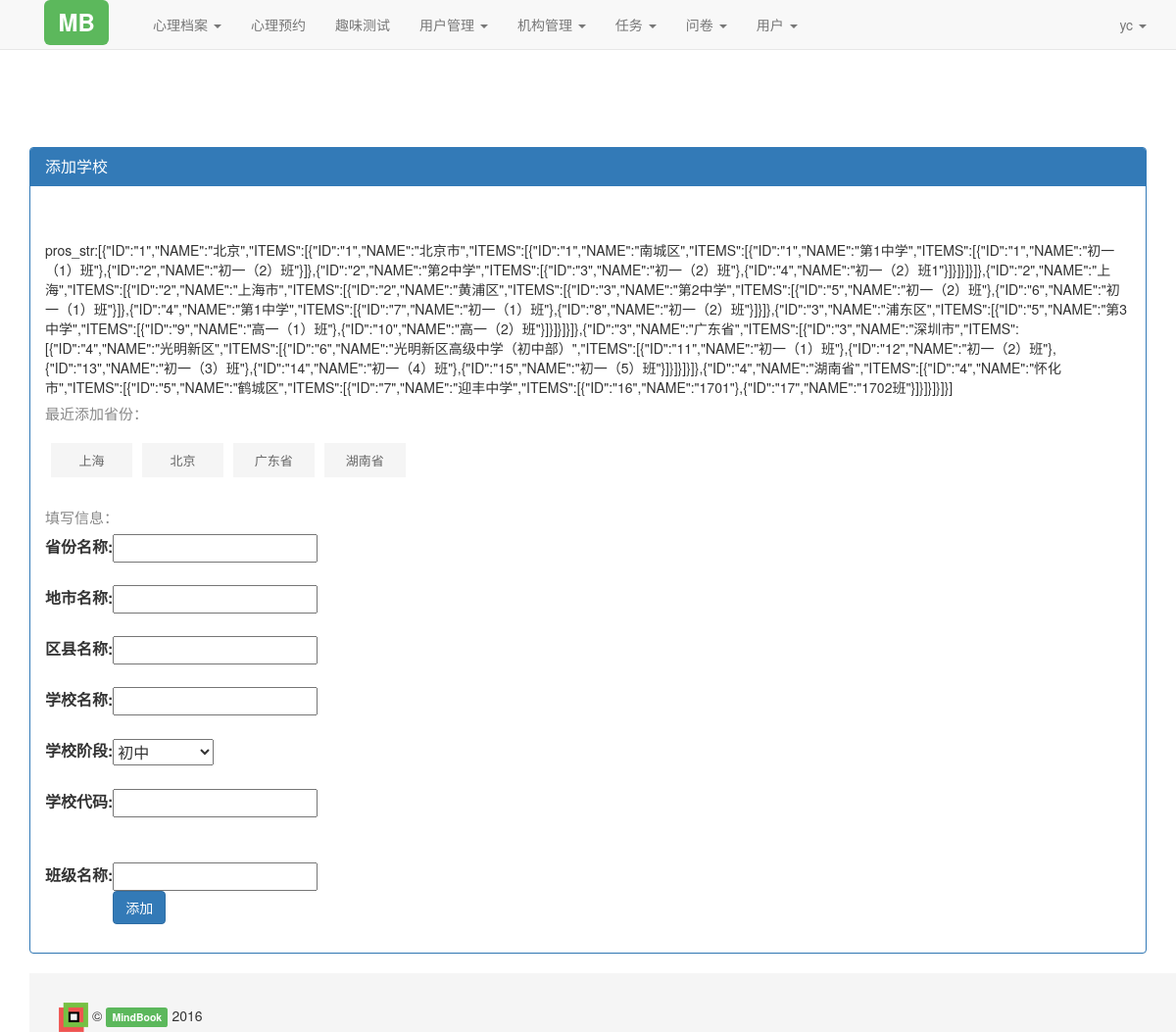
/account/add_school (signed in), run on the app's committed database.
### account/models.py (models this page shows, shortened)
class User(AbstractUser):
    SEX_CHOICES = {
        1: u'男',
        2: u'女',
    }
    ROLE_CHOICES = {
        1: u'学生',
        2: u'老师',
        3: u'班主任',
        4: u'年级主任',
        5: u'校领导',
        6: u'学校管理员',
        7: u'系统管理员',
    }
    location = models.CharField(u'所在地',max_length=30, blank=True)#所在地，省+地市+区县+乡镇或街道
    school = models.ForeignKey('School',verbose_name=u'学校',null=True, blank=True, related_name='school_user')#学校
    class_name = models.CharField(u'班级名称',max_length=30, blank=True)#班级名称
    inschool_date = models.DateField(u'入学年份',blank=True, null=True)#入学年份
    study_id = models.CharField(u'学号',max_length=128, blank=True, null=True)#学号
    role = models.SmallIntegerField(u'角色',default=1, choices=ROLE_CHOICES.items())#角色
    birthday = models.DateField(u'出生日期',null=True, blank=True)#出生日期
    gender = models.SmallIntegerField(u'性别',default=1, choices=SEX_CHOICES.items())#性别
    qq_number = models.CharField(u'QQ号码',max_length=128, blank=True, null=True)#QQ号码
    wechat_number = models.CharField(u'微信号码',max_length=128, blank=True, null=True)#微信号码
    phone_number = models.CharField(u'手机号码',max_length=128, blank=True, null=True)#手机号码
    bio = models.TextField(u'自我介绍',max_length=500, blank=True)#自我介绍
    person_sign = models.CharField(u'个性签名',max_length=128, blank=True, null=True)#个性签名
    picture = models.ImageField(u'头像',upload_to="image/", blank=True,null=True)#头像
    nick_name = models.CharField(u'昵称',max_length=128, blank=True, null=True)#昵称
    real_name = models.CharField(u'真实姓名',max_length=128, blank=True, null=True)#真实姓名
    login_times = models.SmallIntegerField(u'登录次数',blank=True, null=True)#登录次数
    already_toke = models.CharField(u'已经做过的测试',max_length=1280, blank=True, null=True)#已经做过的测试名称
    class Meta:
        permissions = (
            ('can_view_student', u'可以查看学生'),  #到对象级别则分为可以查看：单个学生（自己）、全班学生（自己所在班）、全年级学生、全校学生
            ('can_view_teacher', u'可以查看教师'),
            ('can_view_class', u'可以查看班主任'),
            ('can_view_admin', u'可以查看学校管理员'),
        )

class Province(models.Model):
    province_name = models.CharField(u'省份名称',max_length=30, blank=True)#省份名称
    creater = models.ForeignKey(User,verbose_name=u'创建者', null=True, blank=True, related_name='province_creater')#创建者
    create_time = models.DateTimeField(auto_now_add=True, editable=False, null=True)#创建时间
    update_time = models.DateTimeField(auto_now=True, editable=False, null=True)#更新时间
    class Meta:
        permissions = (
            ('can_view_all_province', u'查看所有省份'),
        )

### account/views.py (the view, shortened to what this page needs)
@permission_required('user.is_staff')
def add_school(request):
    provinces_recent = Province.objects.all().order_by('province_name','-create_time')
    citys_recent = City.objects.all().order_by('city_name','-create_time')[:10]
    districts_recent = District.objects.all().order_by('district_name','-create_time')[:10]
    schools_recent = School.objects.values("school_name").distinct() [:10]
    classes_recent = Class.objects.values("class_name").distinct() [:10]
    province_form = add_province_model_form()
    city_form = add_city_model_form()
    district_form = add_district_model_form()
    school_form = add_school_model_form()
    class_form = add_class_model_form()
    msg = ''
    pros_before = make_proStr()
    return render(request, 'account/add_school.html',{'msg': msg,'form1': province_form,'form2': city_form,'form3': district_form,'form4': school_form,'form5': class_form,
                    'province': provinces_recent,'city': citys_recent,'district': districts_recent,'school': schools_recent,'class': classes_recent,
                    'pros_str':pros_before,})

### account/forms.py
class add_province_model_form(forms.ModelForm):
    class Meta:
        model = Province
        fields = ('province_name',)

class add_city_model_form(forms.ModelForm):
    class Meta:
        model = City
        fields = ('city_name',)

### account/views.py (called while the page is built)
def make_proStr():
    items_str = '['
    for obj in Province.objects.all():
        id_str = str(obj.id)
        name_str = str(obj.province_name)
        items_str += '{"ID":"'+ id_str +'","NAME":"'+ name_str +'","ITEMS":[' + make_cityStr(str(obj.id)) + ']},'
    items_str = items_str[:-1]
    items_str = items_str + ']'
    return items_str

def make_cityStr(province_id):
    items_str = ''
    for obj in City.objects.filter(province_foreign_id=province_id):
        id_str = str(obj.id)
        name_str = str(obj.city_name)
        items_str += '{"ID":"'+ id_str +'","NAME":"'+ name_str +'","ITEMS":[' + make_disStr(str(obj.id)) + ']},'
    items_str = items_str[:-1]
    return items_str

def make_disStr(city_id):
    items_str = ''
    for obj in District.objects.filter(city_foreign_id=city_id):
        id_str = str(obj.id)
        name_str = str(obj.district_name)
        items_str += '{"ID":"'+ id_str +'","NAME":"'+ name_str +'","ITEMS":[' + make_schStr(str(obj.id)) + ']},'
    items_str = items_str[:-1]
    return items_str

def make_schStr(dis_id):
    items_str = ''
    for obj in School.objects.filter(district_foreign_id=dis_id):
        id_str = str(obj.id)
        name_str = str(obj.school_name)
        items_str += '{"ID":"'+ id_str +'","NAME":"'+ name_str +'","ITEMS":[' + make_claStr(str(obj.id)) + ']},'
    items_str = items_str[:-1]
    return items_str

def make_claStr(sch_id):
    items_str = ''
    for obj in Class.objects.filter(school_foreign_id=sch_id):
        id_str = str(obj.id)
        name_str = str(obj.class_name)
        items_str += '{"ID":"'+ id_str +'","NAME":"'+ name_str +'"},'
    items_str = items_str[:-1]
    return items_str

### account/templates/account/add_school.html (shortened to what this page needs)
{% extends 'base.html' %}
{% load staticfiles %}
{% block content %}
<div class="panel panel-primary">
    <div class="panel-heading">
        <h3 class="panel-title">添加学校</h3>
    </div>
    <div  class="panel-body" >
    </br>pros_str:{{ pros_str }}</br>
                <div   id="sheng" >
                {% if province.count %}
                    <span class="_title"> 最近添加省份： </span>
                    <ul class="_citys1" id="sheng_content">
                    {% for sheng in province %}
                        <li > {{ sheng.province_name }}</li>
                    {% endfor %}
                    </ul>
                {% else %}
                    <span class="_title">  当前还没有省份，请填写添加： </span>
                {% endif %}
                </div>
            <div  id="input_info">
                    <span class="_title"> 填写信息： </span>
        <form  class="form-horizontal" action="" method="post">
             <table class="">
            {% for field in form1 %}<tr><td>{{ field.label_tag }}</td> <td>{{ field }} </td><td>{{ field.errors }}</td></tr>{% endfor %}
                <tr><td> &nbsp &nbsp </td></tr>
            {% for field in form2 %}  <tr><td>{{ field.label_tag }}</td> <td>{{ field }} </td><td>{{ field.errors }}</td></tr>
            {% endfor %}
                <tr><td> &nbsp &nbsp </td></tr>
            {% for field in form3 %} <tr><td>{{ field.label_tag }}</td> <td>{{ field }} </td><td>{{ field.errors }}</td></tr>
            {% endfor %}
                <tr><td> &nbsp &nbsp </td></tr>
            {% for field in form4 %}
                <tr><td>{{ field.label_tag }}</td> <td>{{ field }} </td><td>{{ field.errors }}</td></tr>
                <tr><td> &nbsp &nbsp </td></tr>
            {% endfor %}
                <tr><td> &nbsp &nbsp </td></tr>
            {% for field in form5 %}
                <tr><td>{{ field.label_tag }}</td> <td>{{ field }} </td><td>{{ field.errors }}</td></tr>
            {% endfor %}
                <tr><td> &nbsp &nbsp </td><td> <input type="submit" class="btn btn-primary" value="添加"></input> </td></tr>
                </div>
    </div>
</div>
{% endblock %}

### templates/base.html (shortened to what this page needs)
﻿{% load staticfiles %}
<!DOCTYPE html>
<html lang="zh-CN">
  <head>
    <link href="{% static 'css/bootstrap.min.css' %}" rel="stylesheet">
    <link href="{% static 'css/loading.css' %}" rel="stylesheet">
    <link href="{% static 'css/offcanvas.css' %}" rel="stylesheet">
    <link href="{% static 'css/sticky-footer-navbar.css' %}" rel="stylesheet">
  </head>
  <body>
    <nav class="navbar navbar-default navbar-fixed-top">
      <div class="container">
        <div class="navbar-header">
          <a class="navbar-brand" href="/" ><span class="label label-success">MB</span></a>
        </div>
        <div id="navbar" class="navbar-collapse collapse">
        <ul class="nav navbar-nav">
                    <li class="dropdown">
                      <a href="/#" class="dropdown-toggle" data-toggle="dropdown" role="button" aria-haspopup="true" aria-expanded="false">心理档案 <span class="caret"></span></a>
                    </li>
                        <li><a href="{% url 'home' %}">心理预约</a></li>
                        <li><a href="{% url 'home' %}">趣味测试</a></li>
                    <li class="dropdown">
                      <a href="/#" class="dropdown-toggle" data-toggle="dropdown" role="button" aria-haspopup="true" aria-expanded="false">用户管理 <span class="caret"></span></a>
                    </li>
            {% if  user.is_staff%}
                    <li class="dropdown">
                      <a href="/#" class="dropdown-toggle" data-toggle="dropdown" role="button" aria-haspopup="true" aria-expanded="false">机构管理 <span class="caret"></span></a>
                    </li>
            {% endif %}
          </ul>
        {% if user.is_authenticated %}
        <ul class="nav navbar-nav">
            {% if perms.accounts.is_teacher %}
                    <li class="dropdown">
                      <a href="/#" class="dropdown-toggle" data-toggle="dropdown" role="button" aria-haspopup="true" aria-expanded="false">任务 <span class="caret"></span></a>
                    </li>
                    <li class="dropdown">
                      <a href="/#" class="dropdown-toggle" data-toggle="dropdown" role="button" aria-haspopup="true" aria-expanded="false">问卷 <span class="caret"></span></a>
                    </li>
                    <li class="dropdown">
                      <a href="/#" class="dropdown-toggle" data-toggle="dropdown" role="button" aria-haspopup="true" aria-expanded="false">用户 <span class="caret"></span></a>
                    </li>
            {% endif %}
          </ul>
          <ul class="nav navbar-nav navbar-right">
            <li class="dropdown">
              <a href="/" class="dropdown-toggle" data-toggle="dropdown" role="button" aria-haspopup="true" aria-expanded="false">{{user.username}} <span class="caret"></span></a>
            </li>
          </ul>
      {% else %}
        <ul class="nav navbar-nav navbar-right">
             <li > <a href="/" class="dropdown-toggle" >登录</a></li>
              <li><a href="{% url 'select_school' %}">注册</a></li>
    {% block navbar_right %}{% endblock %}
        </ul>
      {% endif %}
        </div>
      </div>
    </nav>
  <div class="container">
{% block content %}
{% endblock %}
    </div>
    <footer class="footer">
      <div class="container">
 <img src="{% static 'image/logo_30.png' %}" alt=""/>
        © <span class="label label-success">MindBook</span> 2016
      </div>
    </footer>
  </body>
</html>

### common_static/css/offcanvas.css (style rules this page uses)
html, body { overflow-x: hidden; }
body { padding-top: 70px; }
footer { padding: 30px 0; }

### common_static/css/sticky-footer-navbar.css (style rules this page uses)
html { position: relative; min-height: 100%; }
body { margin-bottom: 60px; }
.footer { position: absolute; bottom: 0; width: 100%; height: 60px; background-color: #f5f5f5; }
body > .container { padding: 60px 15px 0; }
.footer > .container { padding-right: 15px; padding-left: 15px; }

### account/templates/account/add_school.html (style rules this page uses)
._title { display: inline-block; line-height: 34px; font-size: 15px; color: #888; width: 100%; text-align: left; }
._citys1 { width: 100%; display: inline-block; padding: 10px 0; }
._citys1 li { width: 83px; height: 35px; display: inline-block; background-color: #f5f5f5; color: #666; margin-left: 6px; margin-top: 3px; line-height: 35px; text-align: center; cursor: pointer; font-size: 13px; overflow: hidden; }
#sheng { color:blue;display: block }

### data on the page
User: username "yc"
Province: province_name "上海"
Province: province_name "北京"
Province: province_name "广东省"
Province: province_name "湖南省"

### other printed values
{{ field.label_tag }} "省份名称:"
{{ field.label_tag }} "地市名称:"
{{ field.label_tag }} "区县名称:"
{{ field.label_tag }} "学校名称:" "学校阶段:" "学校代码:"
{{ field.label_tag }} "班级名称:"
